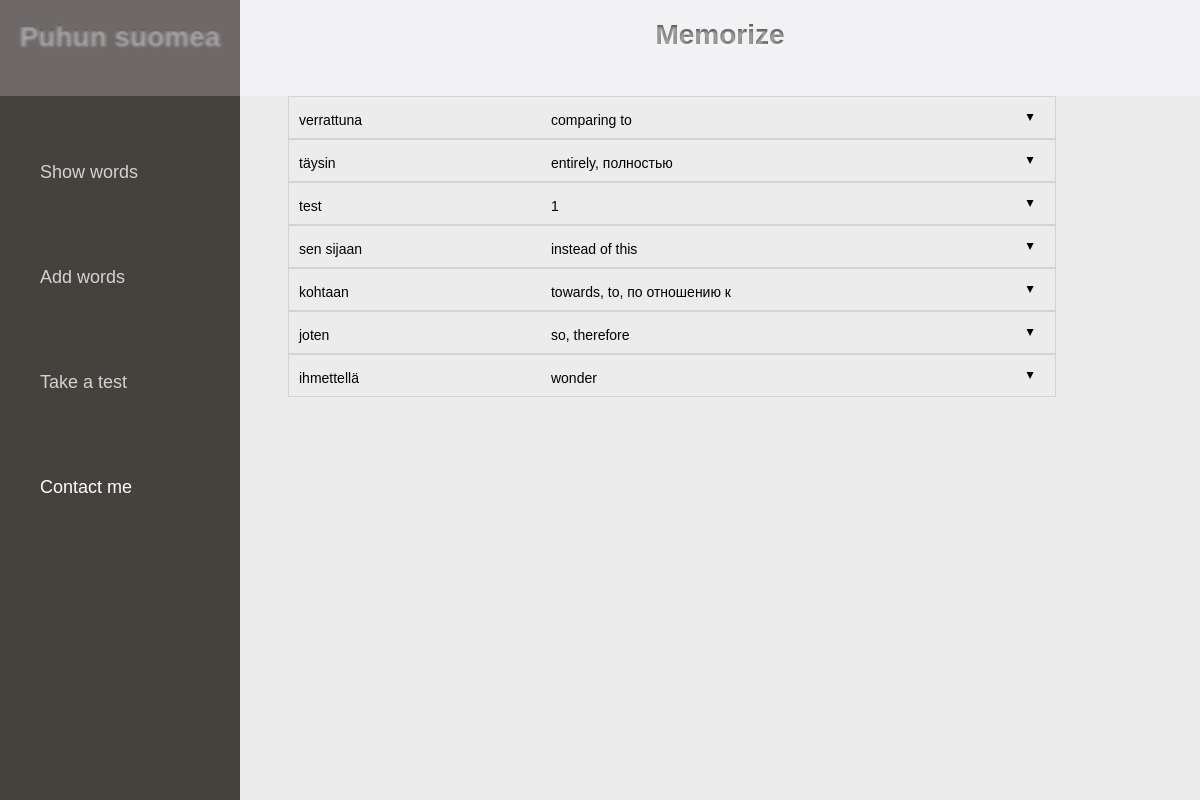
/, run on an earlier commit of the app's database.
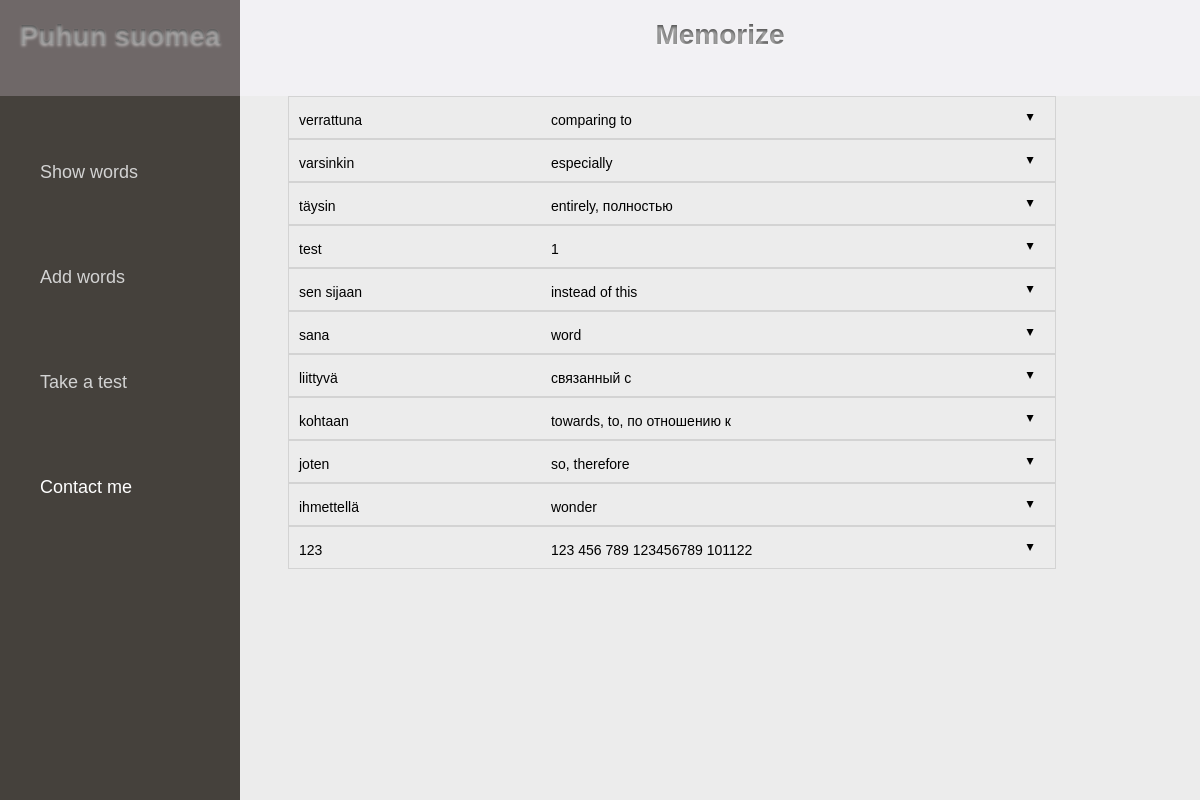
And on a later commit of the database.
### sanat/models.py (models this page shows, shortened)
class Word(models.Model):
	fi = models.TextField(max_length=50)
	en = models.TextField(max_length=100)
	TYYPIT = (
				('V', 'Verbi'),
				('S', 'Substantiivi'),
				('E', 'Ei mitaan'),
			)
	tyyppi = models.TextField(choices = TYYPIT, default='E')

### sanat/views.py (the view)
# urls.py: url(r'^$', views.index, name='index'),
def index(request):
	context = {
		'words_list': models.Word.objects.order_by('-fi'),
		'site_title':"Home | Puhun suomea"
		}
	return render(request, "sanat/index.html", context,)

### templates/sanat/index.html (shortened to what this page needs)
{% extends 'sanat/base.html' %}
{% block content %}
		<div class="content">
			<div class="text-content">
				{% for word in words_list %}
					<div class="each-word">
						<ul class="accordion css-accordion">
						  <li class="accordion-item">
						    <label for="word{{ forloop.counter }}" class="accordion-item-hd">
								<div class="fi-text-content">{{ word.fi }}</div>
								<div class="en-text-content">{{ word.en }}</div>
						    	<span class="accordion-item-hd-cta">&#9650;</span>
						    </label>
						    <div id="div{{ forloop.counter }}"class="accordion-item-bd">
								{% with word.example_set.all as examples %}
								{% for example in examples %}
									<div> {{ forloop.counter }}. {{ example.fi }} - {{ example.en }} </div>
									<br />
								{% endfor %}
								{% endwith %}
								<a class='add-example' href="#">Add an example</a>&nbsp&nbsp&nbsp
								<a class='edit-word' href="#">Edit word</a>&nbsp&nbsp&nbsp
								<a href="{% url 'delete_word' word.id %}">Delete word</a>&nbsp&nbsp&nbsp
							</div>
						  </li>
						</ul>
					</div>
				{% endfor %}
			</div>
		</div>
{% endblock content %}

### templates/sanat/base.html (shortened to what this page needs)
<!DOCTYPE html>
<html lang="en">
<head>
</head>
<body>
	<div class="wrap">
		<div class="header">
			<div class="header-left">
				<h1>Puhun suomea</h1>
			</div>
			<div class="header-right">
				<h1>Memorize</h1>
			</div>
		</div>
		<div class="sidebar">
			<div class="text-sidebar">
				<ul>
					<li><a href="{% url 'index' %}" >Show words</a></li>
					<br /><br /><br /><br />
					<li><a href="{% url 'insert_form' %}" >Add words</a></li>
					<br /><br /><br /><br />
					<li><a href="{% url 'add_example_form' 4%}" >Take a test</a></li>
					<br /><br /><br /><br />
					<li>Contact me</li>
				</ul>
			</div>
		</div>
		{% block content %}{% endblock content %}
	</div>
</body>
</html>

### templates/sanat/base.html (style rules this page uses)
html, body, .wrap { height: 100%; margin: 0; font-family: Verdana, Geneva, sans-serif;; font-size: 14px; }
.header { height: 12%; width: 100%; float: left; }
.header-left { width: 20%; background-color: #6f6868; height: 100%; float: left; }
.header-right { width: 80%; background-color: #f2f1f4; float: left; height: 100%; }
.sidebar { float: left; width: 20%; background-color: #45413c; color: white; }
.content { float: left; width: 80%; background-color: #ececec; }
.sidebar, .content { border: 0px solid #000; height: 88%; }
.text-sidebar { float: left; margin-top: 20%; font-size: 18px; }
.text-content { float: left; margin-left: 5%; width: 80%; }
.fi-text-content { float: left; width: 35%; }
.en-text-content { float: left; width: 64%%; }
ul { list-style-type: none; }
.text-sidebar a { text-decoration: none; color: lightgrey; }
h1 { background-color: #565656; color: transparent; text-shadow: 0px 2px 3px rgba(255,255,255,0.5); -webkit-background-clip: text; -moz-background-clip: text; background-clip: text; text-align: center; }
.each-word { overflow: auto; }
.accordion { border: 1px solid lightgrey; padding: 0 10px; margin: 0 auto; list-style: none outside; }
.accordion-item-hd { display: block; padding: 2% 3.5% 3.5% 0; position: relative; cursor: pointer; font-size: 14px; }
.accordion-item-hd-cta { display: block; width: 30px; position: absolute; top: calc(50% - 6px); right: 0; pointer-events: none; -webkit-transition: -webkit-transform .3s ease; transition: transform .3s ease; -webkit-transform: rotate(-180deg); -ms-transform: rotate(-180deg); transform: rotate(-180deg); text-align: center; font-size: 12px; line-height: 1; }
.accordion-item-bd { max-height: 0; margin-bottom: 0; -webkit-transition: max-height .15s ease-out, margin-bottom .3s ease-out, padding .3s ease-out; transition: max-height .15s ease-out, margin-bottom .3s ease-out, padding .3s ease-out; }

What changed in the data, as far as the page shows it:
added Word: fi "varsinkin", en "especially"
added Word: fi "sana", en "word"
added Word: fi "liittyvä", en "связанный с"
added Word: fi "123", en "123 456 789 123456789 101122"
